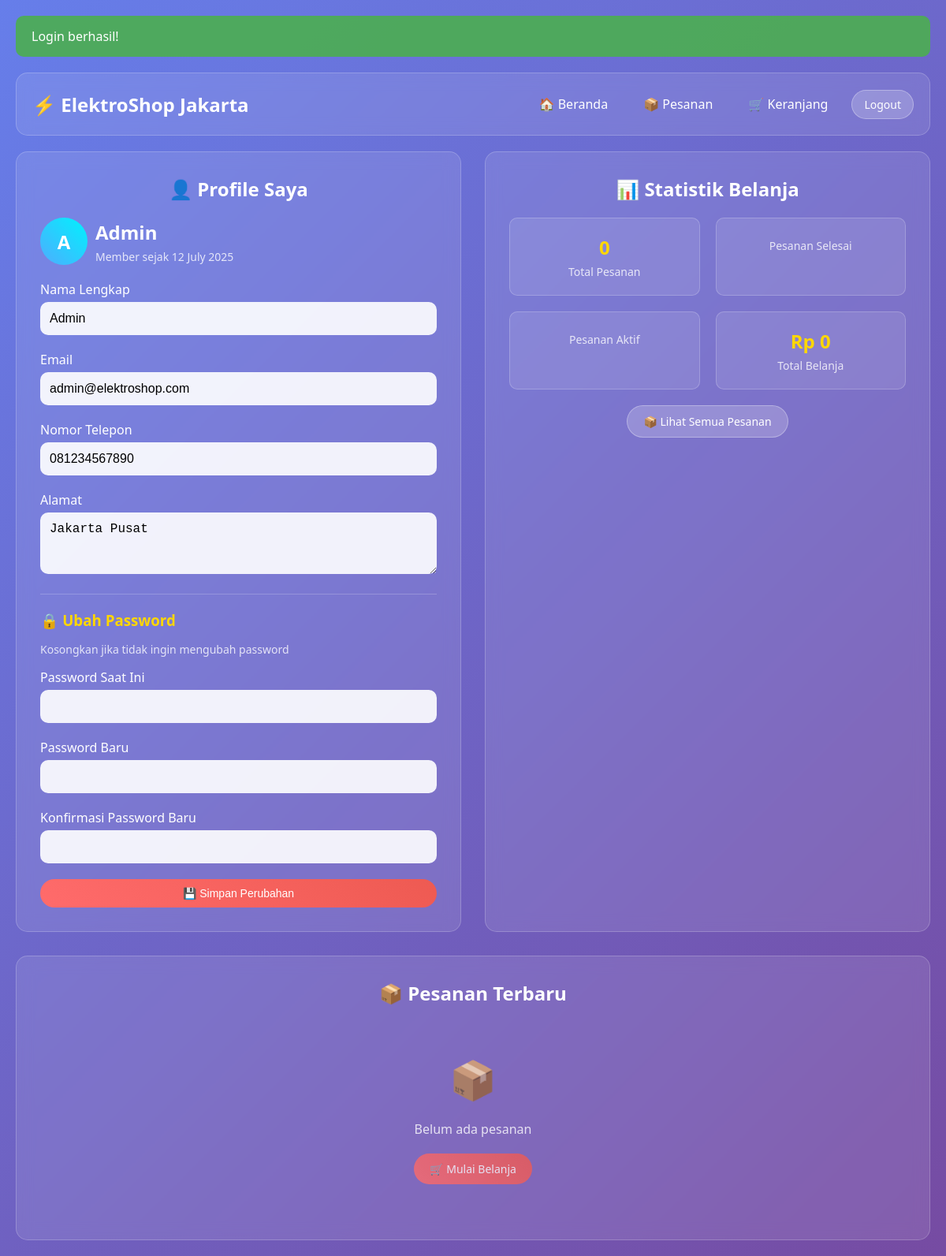
The app's page /profile.php (signed in) with its own data.
### tables this page shows
CREATE TABLE users (
    id INT PRIMARY KEY AUTO_INCREMENT,
    name VARCHAR(100) NOT NULL,
    email VARCHAR(100) UNIQUE NOT NULL,
    password VARCHAR(255) NOT NULL,
    phone VARCHAR(20),
    address TEXT,
    created_at TIMESTAMP DEFAULT CURRENT_TIMESTAMP,
    updated_at TIMESTAMP DEFAULT CURRENT_TIMESTAMP ON UPDATE CURRENT_TIMESTAMP
);

### profile.php (the view, shortened to what this page needs)
<?php
require_once 'config.php';
$currentUser = getCurrentUser();
$stmt = $pdo->prepare("SELECT
    COUNT(*) as total_orders,
    SUM(CASE WHEN status = 'delivered' THEN 1 ELSE 0 END) as completed_orders,
    SUM(CASE WHEN status IN ('pending', 'confirmed', 'preparing', 'shipped') THEN 1 ELSE 0 END) as active_orders,
    COALESCE(SUM(CASE WHEN status = 'delivered' THEN total_amount ELSE 0 END), 0) as total_spent
    FROM orders WHERE user_id = ?");
$stmt->execute([$currentUser['id']]);
$stats = $stmt->fetch();
$stmt = $pdo->prepare("SELECT o.*,
    GROUP_CONCAT(CONCAT(p.name, ' (', oi.quantity, 'x)') SEPARATOR ', ') as items
    FROM orders o
    LEFT JOIN order_items oi ON o.id = oi.order_id
    LEFT JOIN products p ON oi.product_id = p.id
    WHERE o.user_id = ?
    GROUP BY o.id
    ORDER BY o.created_at DESC
    LIMIT 5");
$stmt->execute([$currentUser['id']]);
$recentOrders = $stmt->fetchAll();
?>
<!DOCTYPE html>
<html lang="id">
<head>
</head>
<body>
    <div class="container">
        <header class="header">
            <a href="index.php" class="logo">⚡ <?= SITE_NAME ?></a>
            <div class="nav-links">
                <a href="index.php">🏠 Beranda</a>
                <a href="orders.php">📦 Pesanan</a>
                <a href="cart.php">🛒 Keranjang</a>
                <a href="auth.php?action=logout" class="btn btn-secondary">Logout</a>
            </div>
        </header>
        <div class="main-content">
            <div class="profile-card">
                <h2 class="card-title">👤 Profile Saya</h2>
                <div class="user-info">
                    <div class="user-avatar">
                        <?= strtoupper(substr($currentUser['name'], 0, 1)) ?>
                    </div>
                    <div class="user-details">
                        <h2><?= htmlspecialchars($currentUser['name']) ?></h2>
                        <p>Member sejak <?= date('d F Y', strtotime($currentUser['created_at'])) ?></p>
                    </div>
                </div>
                <form method="POST">
                    <div class="form-group">
                        <label for="name">Nama Lengkap</label>
                        <input type="text" id="name" name="name" class="form-control"
                            value="<?= htmlspecialchars($currentUser['name']) ?>" required>
                    </div>
                    <div class="form-group">
                        <label for="email">Email</label>
                        <input type="email" id="email" name="email" class="form-control"
                            value="<?= htmlspecialchars($currentUser['email']) ?>" required>
                    </div>
                    <div class="form-group">
                        <label for="phone">Nomor Telepon</label>
                        <input type="text" id="phone" name="phone" class="form-control"
                            value="<?= htmlspecialchars($currentUser['phone'] ?? '') ?>"
                            placeholder="Contoh: 081234567890">
                    </div>
                    <div class="form-group">
                        <label for="address">Alamat</label>
                        <textarea id="address" name="address" class="form-control" rows="3"
                            placeholder="Alamat lengkap untuk pengiriman"><?= htmlspecialchars($currentUser['address'] ?? '') ?></textarea>
                    </div>
                    <div class="password-section">
                        <h3>🔒 Ubah Password</h3>
                        <p style="opacity: 0.8; margin-bottom: 15px; font-size: 14px;">
                            Kosongkan jika tidak ingin mengubah password
                        </p>
                        <div class="form-group">
                            <label for="current_password">Password Saat Ini</label>
                            <input type="password" id="current_password" name="current_password" class="form-control">
                        </div>
                        <div class="form-group">
                            <label for="new_password">Password Baru</label>
                            <input type="password" id="new_password" name="new_password" class="form-control">
                        </div>
                        <div class="form-group">
                            <label for="confirm_password">Konfirmasi Password Baru</label>
                            <input type="password" id="confirm_password" name="confirm_password" class="form-control">
                        </div>
                    </div>
                    <button type="submit" class="btn btn-primary" style="width: 100%;">
                        💾 Simpan Perubahan
                    </button>
                </form>
            </div>
            <div class="stats-card">
                <h2 class="card-title">📊 Statistik Belanja</h2>
                <div class="stats-grid">
                    <div class="stat-item">
                        <div class="stat-number"><?= $stats['total_orders'] ?></div>
                        <div class="stat-label">Total Pesanan</div>
                    </div>
                    <div class="stat-item">
                        <div class="stat-label">Pesanan Selesai</div>
                    </div>
                    <div class="stat-item">
                        <div class="stat-label">Pesanan Aktif</div>
                    </div>
                    <div class="stat-item">
                        <div class="stat-number"><?= formatPrice($stats['total_spent']) ?></div>
                        <div class="stat-label">Total Belanja</div>
                    </div>
                </div>
                <div style="text-align: center; margin-top: 20px;">
                    <a href="orders.php" class="btn btn-secondary">📦 Lihat Semua Pesanan</a>
                </div>
            </div>
        </div>
        <div class="recent-orders">
            <h2 class="card-title">📦 Pesanan Terbaru</h2>
            <?php if (empty($recentOrders)): ?>
                <div style="text-align: center; padding: 40px; opacity: 0.8;">
                    <div style="font-size: 48px; margin-bottom: 20px;">📦</div>
                    <div>Belum ada pesanan</div>
                    <a href="index.php" class="btn btn-primary" style="margin-top: 20px;">
                        🛒 Mulai Belanja
                    </a>
                </div>
            <?php endif; ?>
        </div>
    </div>
</body>
</html>

### profile.php (style rules this page uses)
* { margin: 0; padding: 0; box-sizing: border-box; }
body { font-family: 'Segoe UI', Tahoma, Geneva, Verdana, sans-serif; background: linear-gradient(135deg, #667eea 0%, #764ba2 100%); min-height: 100vh; }
.container { max-width: 1200px; margin: 0 auto; padding: 20px; }
.header { background: rgba(255, 255, 255, 0.1); backdrop-filter: blur(10px); padding: 20px; border-radius: 15px; margin-bottom: 20px; display: flex; justify-content: space-between; align-items: center; border: 1px solid rgba(255, 255, 255, 0.2); }
.logo { color: white; font-size: 24px; font-weight: bold; text-decoration: none; }
.nav-links { display: flex; gap: 15px; align-items: center; }
.nav-links a { color: white; text-decoration: none; padding: 8px 15px; border-radius: 20px; transition: background 0.3s ease; }
.btn { padding: 10px 20px; border: none; border-radius: 25px; cursor: pointer; font-weight: 500; transition: all 0.3s ease; text-decoration: none; display: inline-block; text-align: center; font-size: 14px; }
.btn-primary { background: linear-gradient(45deg, #ff6b6b, #ee5a52); color: white; }
.btn-secondary { background: rgba(255, 255, 255, 0.2); color: white; border: 1px solid rgba(255, 255, 255, 0.3); }
.main-content { display: grid; grid-template-columns: 1fr 1fr; gap: 30px; margin-bottom: 30px; }
.profile-card, .stats-card { background: rgba(255, 255, 255, 0.1); backdrop-filter: blur(10px); border-radius: 15px; padding: 30px; border: 1px solid rgba(255, 255, 255, 0.2); color: white; }
.card-title { font-size: 24px; margin-bottom: 20px; text-align: center; }
.form-group { margin-bottom: 20px; }
.form-group label { display: block; margin-bottom: 5px; font-weight: 500; }
.form-control { width: 100%; padding: 12px; border: none; border-radius: 10px; background: rgba(255, 255, 255, 0.9); font-size: 16px; transition: box-shadow 0.3s ease; }
.password-section { border-top: 1px solid rgba(255, 255, 255, 0.2); padding-top: 20px; margin-top: 20px; }
.password-section h3 { margin-bottom: 15px; color: #ffd700; }
.stats-grid { display: grid; grid-template-columns: repeat(2, 1fr); gap: 20px; margin-bottom: 20px; }
.stat-item { text-align: center; padding: 20px; background: rgba(255, 255, 255, 0.1); border-radius: 10px; border: 1px solid rgba(255, 255, 255, 0.2); }
.stat-number { font-size: 24px; font-weight: bold; color: #ffd700; margin-bottom: 5px; }
.stat-label { font-size: 14px; opacity: 0.8; }
.recent-orders { background: rgba(255, 255, 255, 0.1); backdrop-filter: blur(10px); border-radius: 15px; padding: 30px; border: 1px solid rgba(255, 255, 255, 0.2); color: white; }
.user-info { display: flex; align-items: center; gap: 10px; margin-bottom: 20px; }
.user-avatar { width: 60px; height: 60px; border-radius: 50%; background: linear-gradient(45deg, #4facfe, #00f2fe); display: flex; align-items: center; justify-content: center; font-size: 24px; color: white; font-weight: bold; }
.user-details h2 { margin-bottom: 5px; }
.user-details p { opacity: 0.8; font-size: 14px; }

### records on screen
users: name "A", name "Admin", created_at "12 July 2025", email "admin@elektroshop.com", phone "081234567890", address "Jakarta Pusat"

### other values on screen
$alert['message'] "Login berhasil!"
SITE_NAME "ElektroShop Jakarta"
$stats['total_orders'] "0"
formatPrice($stats['total_spent']) "Rp 0"
